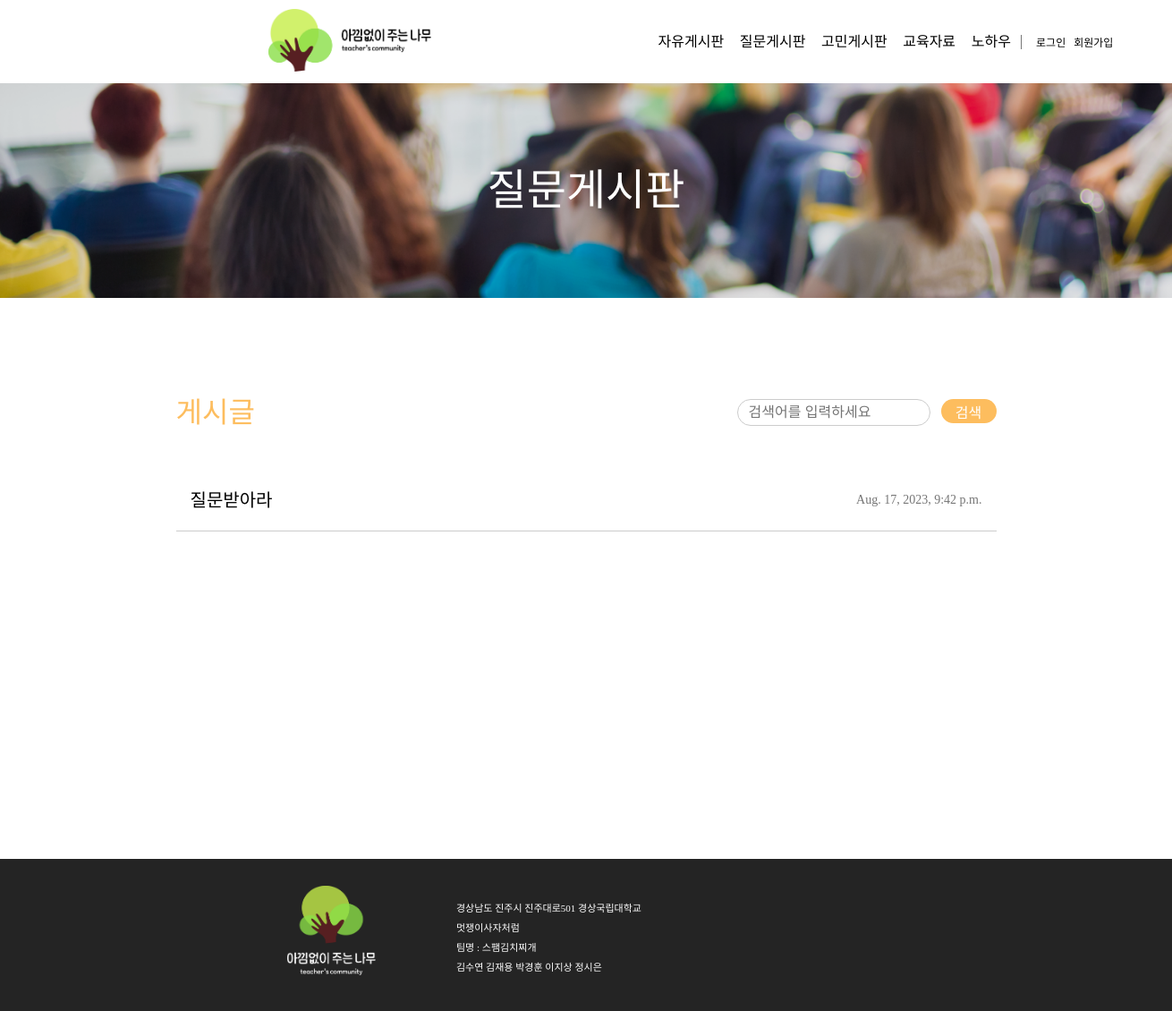
The page /question_board/ on the database as committed earlier.
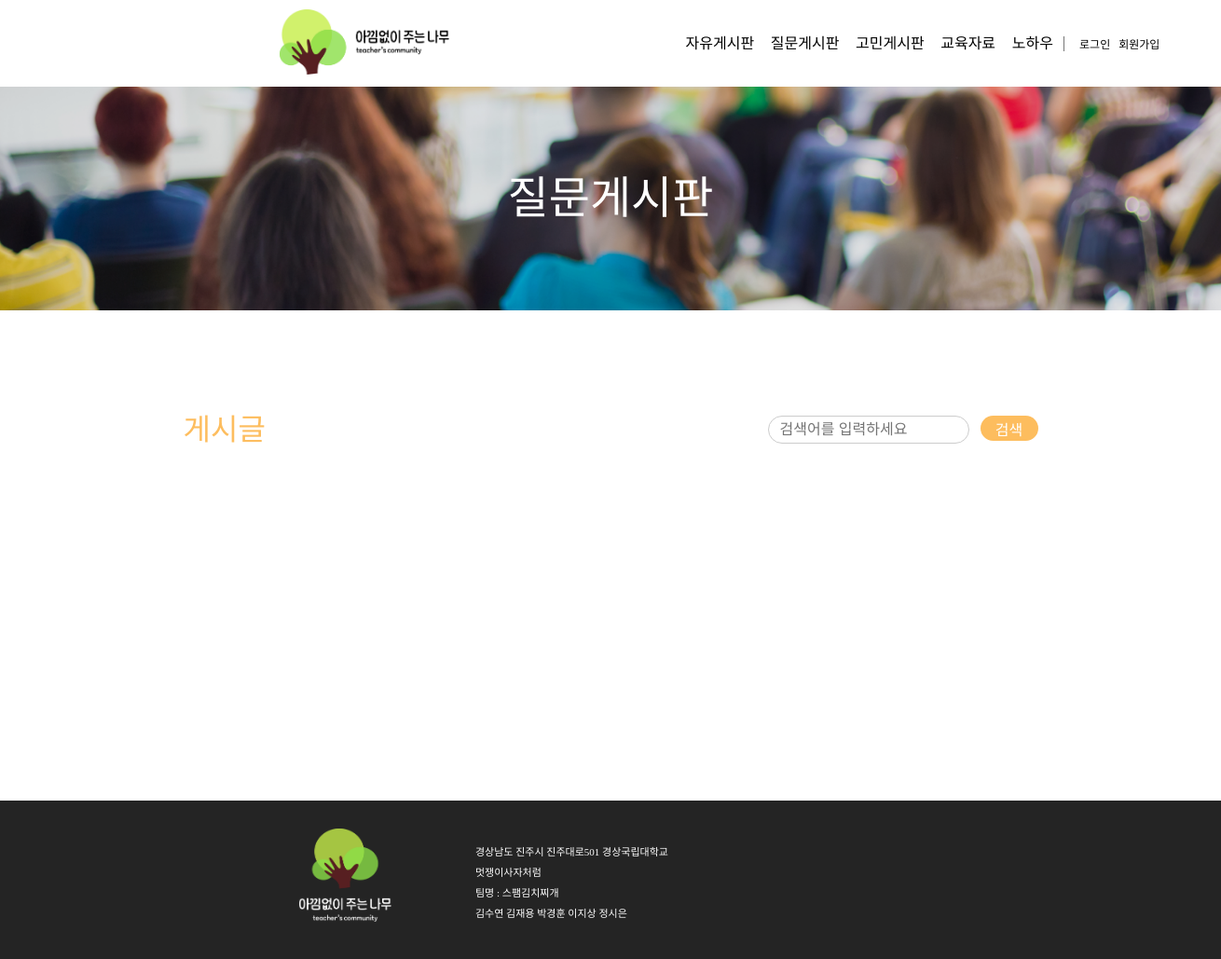
The same page on the database as committed later.
### teacher_community/models.py (models this page shows, shortened)
class Post(models.Model):
    author = models.ForeignKey(
        Teacher, related_name="post_author", on_delete=models.CASCADE
    )
    title = models.CharField(max_length=255)
    content = models.TextField()
    created_at = models.DateTimeField(auto_now_add=True)
    updated_at = models.DateTimeField(auto_now=True)
    views = models.PositiveIntegerField(default=0)  # 조회수 필드 추가
    likes_user = models.ManyToManyField(
        settings.AUTH_USER_MODEL, related_name="likes_user", blank=True
    )
    category = models.CharField(max_length=10)
    file = models.FileField(upload_to="post_files/", blank=True, null=True)  # 파일 첨부 필드
    class Meta:
        ordering = ["-created_at"]  # 최신 글이 먼저 오도록 정렬

### teacher_community/views.py (the view)
# urls.py: path("question_board/", views.question_board, name="question_board"),
def question_board(request):
    posts = Post.objects.filter(category="질문게시판")
    return render(request, "question_board.html", {"posts": posts})

### templates/question_board.html (shortened to what this page needs)
{% extends 'nav_footer.html' %} {% load static %} {% block content %}
<!DOCTYPE html>
<html lang="ko">
  <head>
    <link rel="stylesheet" href="{% static 'css/question_board.css' %}" />
  </head>
  <body>
    <div class="wrapper">
      <div class="backgroundTitle"><span>질문게시판</span></div>
      <div class="main">
        <div class="upMain">
          <div class="postName">게시글</div>
          <div class="search">
            <form action="{% url 'question_search' %}" method="GET">
              <div class="searchwrapper">
                <div class="searchBox">
                  <input
                    type="text"
                    class="textBox"
                    name="q"
                    placeholder="검색어를 입력하세요"
                  />
                </div>
                <button type="submit" class="searchButton">
                  <div class="searchButtonText">검색</div>
                </button>
              </div>
            </form>
          </div>
        </div>
        <div class="midMain">
          {% for post in posts %}
          <a href="{% url 'detail' post.id %}" class="post">
            <div class="postTitle">{{ post.title }}</div>
            <div class="postTime">{{ post.created_at }}</div>
          </a>
          {% endfor %}
        </div>
        <div class="downMain">
        </div>
      </div>
    </div>
  </body>
</html>
{% endblock %}

Rows that differ between the two databases and show on the page:
no longer on this page (row edited): Post: title "질문받아라", created_at "Aug. 17, 2023, 9:42 p.m."
